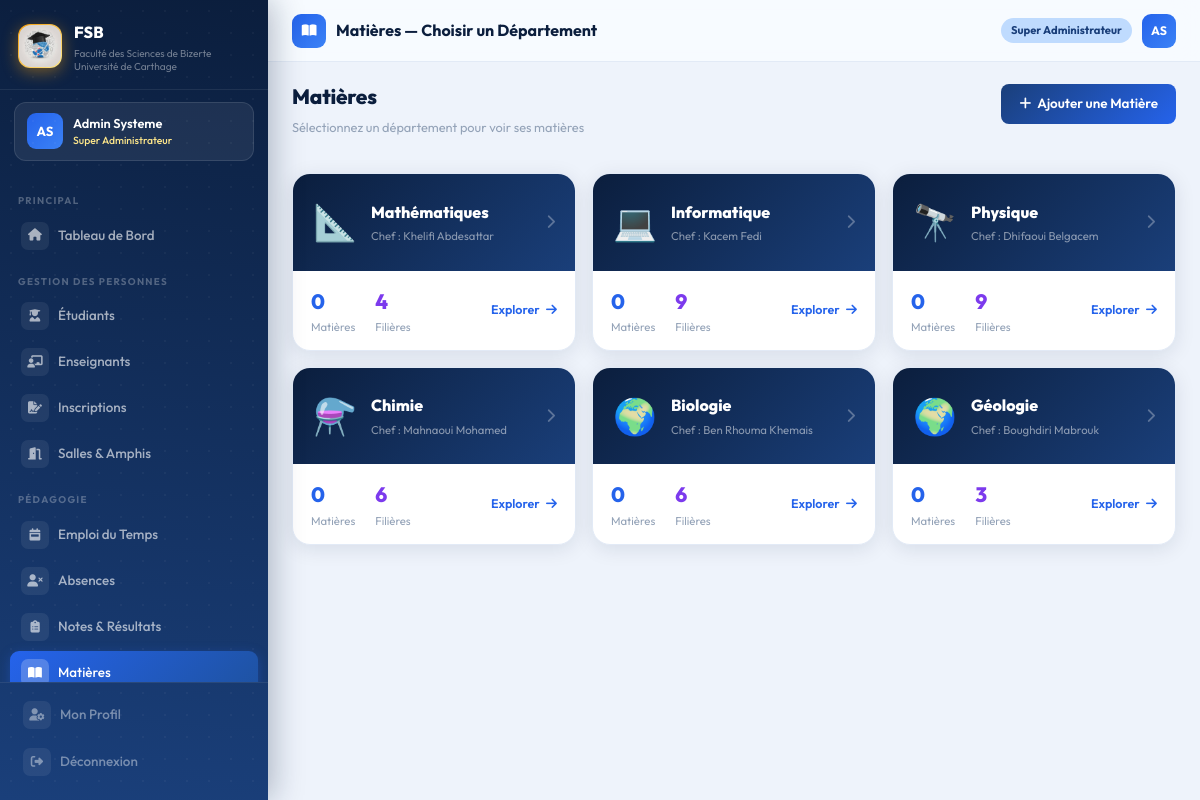
The page /pedagogie/matieres/ (signed in) on the database as committed earlier.
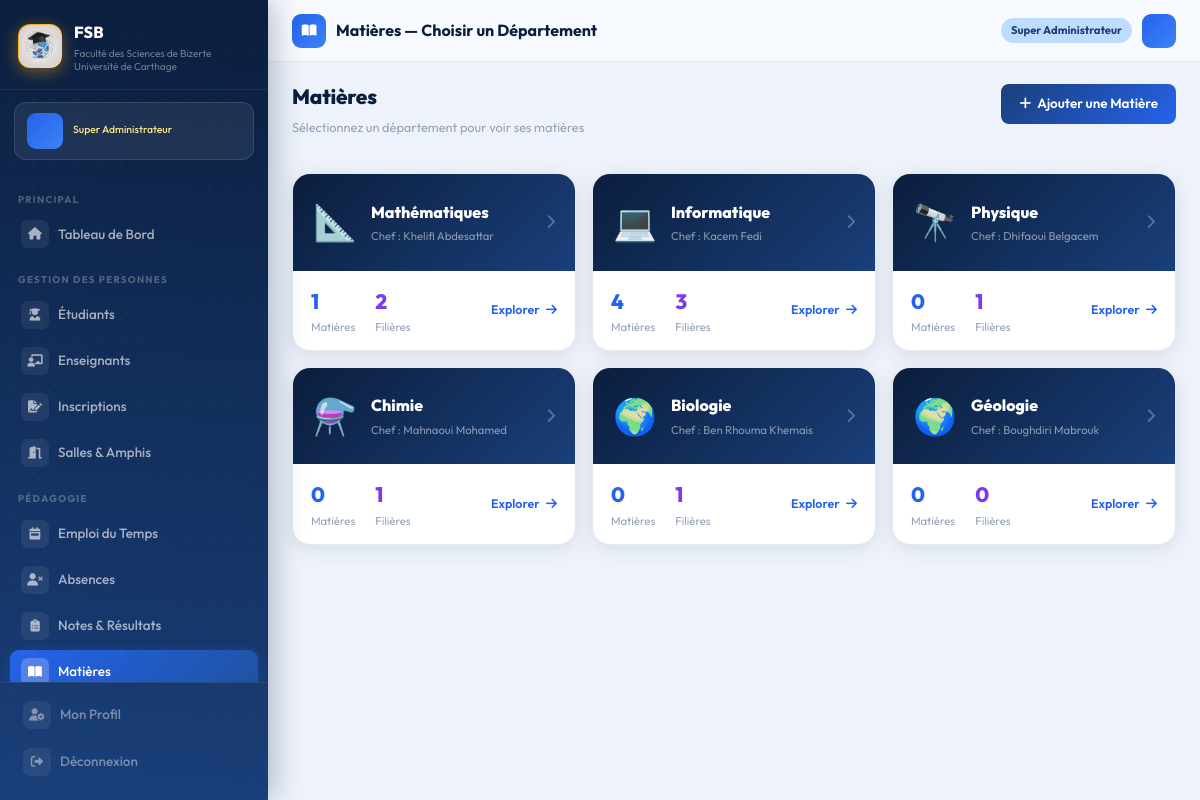
The same page on the database as committed later.
### accounts/models.py (models this page shows, shortened)
class CustomUser(AbstractUser):
    ROLE_CHOICES = [
        ('super_admin',  'Super Administrateur'),
        ('admin',        'Administrateur'),
        ('scolarite',    'Agent Scolarité'),
        ('chef_dept',    'Chef de Département'),
        ('doyen',        'Doyen / Vice-Doyen'),
    ]
    role = models.CharField(
        max_length=20,
        choices=ROLE_CHOICES,
        default='scolarite'
    )
    telephone = models.CharField(max_length=20, blank=True)
    departement = models.CharField(max_length=50, blank=True)

### administration/models.py (models this page shows, shortened)
class Departement(models.Model):
    NOM_CHOICES = [
        ('mathematiques',  'Mathématiques'),
        ('informatique',   'Informatique'),
        ('physique',       'Physique'),
        ('chimie',         'Chimie'),
        ('biologie',   'Biologie'),
        ('geologie', 'Géologie'),
    ]
    nom         = models.CharField(max_length=50, choices=NOM_CHOICES, unique=True)
    chef        = models.CharField(max_length=100, blank=True, null=True, help_text="Nom du chef de département")
    email       = models.EmailField(blank=True)
    telephone   = models.CharField(max_length=20, blank=True)
    description = models.TextField(blank=True)

### pedagogie/views.py (the view)
# urls.py: path('matieres/', views.matieres_departements, name='matieres'),
@login_required
def matieres_departements(request):
    departements = Departement.objects.all()
    dept_data = []
    for dept in departements:
        nb = Matiere.objects.filter(filiere__departement=dept).count()
        dept_data.append({'dept': dept, 'nb_matieres': nb,
                          'nb_filieres': Filiere.objects.filter(departement=dept).count()})
    return render(request, 'pedagogie/matieres/nav_departements.html', {'dept_data': dept_data})

### templates/pedagogie/matieres/nav_departements.html (shortened to what this page needs)
{% extends 'base.html' %}
{% block page_icon %}<i class="fas fa-book-open"></i>{% endblock %}
{% block page_title %}Matières — Choisir un Département{% endblock %}
{% block content %}
<div class="page-header">
  <div>
    <h1>Matières</h1>
    <p class="sub">Sélectionnez un département pour voir ses matières</p>
  </div>
  <a href="{% url 'pedagogie:ajouter_matiere' %}" class="btn-primary-fsb">
    <i class="fas fa-plus"></i> Ajouter une Matière
  </a>
</div>
<div class="row g-3">
  {% for item in dept_data %}
  <div class="col-lg-4 col-md-6 fu fu{{ forloop.counter }}">
    <a href="{% url 'pedagogie:matieres_filieres' item.dept.pk %}"
       style="text-decoration:none;display:block">
      <div class="card-fsb" style="transition:all 0.25s;cursor:pointer"
           onmouseover="this.style.transform='translateY(-4px)';this.style.boxShadow='0 12px 32px rgba(37,99,235,0.15)'"
           onmouseout="this.style.transform='translateY(0)';this.style.boxShadow=''">
        <div style="background:linear-gradient(135deg,#0b1e3d,#1a3f7a);
                    padding:20px;display:flex;align-items:center;gap:14px">
          <div style="font-size:2.2rem;flex-shrink:0">
            {% if item.dept.nom == 'informatique' %}💻
            {% elif item.dept.nom == 'mathematiques' %}📐
            {% elif item.dept.nom == 'physique' %}🔭
            {% elif item.dept.nom == 'chimie' %}⚗️
            {% elif item.dept.nom == 'sciences_vie' %}🔬
            {% else %}🌍{% endif %}
          </div>
          <div style="flex:1">
            <div style="font-size:1rem;font-weight:800;color:white">
              {{ item.dept.get_nom_display }}
            </div>
            {% if item.dept.chef %}
            <div style="font-size:0.71rem;color:rgba(255,255,255,0.5);margin-top:2px">
              Chef : {{ item.dept.chef }}
            </div>
            {% endif %}
          </div>
          <i class="fas fa-chevron-right" style="color:rgba(255,255,255,0.3)"></i>
        </div>
        <div style="padding:14px 18px;display:flex;justify-content:space-between;
                    align-items:center">
          <div style="display:flex;gap:20px">
            <div>
              <div style="font-size:1.3rem;font-weight:800;color:#2563eb">
                {{ item.nb_matieres }}
              </div>
              <div style="font-size:0.71rem;color:#94a3b8">Matières</div>
            </div>
            <div>
              <div style="font-size:1.3rem;font-weight:800;color:#7c3aed">
                {{ item.nb_filieres }}
              </div>
              <div style="font-size:0.71rem;color:#94a3b8">Filières</div>
            </div>
          </div>
          <div style="font-size:0.78rem;color:#2563eb;font-weight:600">
            Explorer <i class="fas fa-arrow-right ms-1"></i>
          </div>
        </div>
      </div>
    </a>
  </div>
  {% endfor %}
</div>
{% endblock %}

### templates/base.html (shortened to what the changed rows need)
<!DOCTYPE html>
<html lang="fr">
<head>
    <link href="https://cdn.jsdelivr.net/npm/bootstrap@5.3.2/dist/css/bootstrap.min.css" rel="stylesheet">
    <link href="https://cdnjs.cloudflare.com/ajax/libs/font-awesome/6.5.0/css/all.min.css" rel="stylesheet">
    {% load static %}
    <link rel="stylesheet" href="{% static 'css/fsb.css' %}">
</head>
<body>
    {% if user.is_authenticated %}
    <aside class="sidebar" id="sidebar">
        <div class="sidebar-brand">
            <div class="brand-logo">
                <img src="{% static 'images/logo-fsb.jpg' %}" alt="Logo FSB" width="42" height="42"
                    style="border-radius: 12px; object-fit: cover;">
            </div>
            <div>
                <div class="brand-name">FSB</div>
                <div class="brand-desc">Faculté des Sciences de Bizerte<br>Université de Carthage</div>
            </div>
        </div>
        <div class="sidebar-user">
            <div class="user-avatar">{{ user.first_name|first|upper }}{{ user.last_name|first|upper }}</div>
            <div>
                <div class="user-fullname">{{ user.get_full_name|truncatechars:22 }}</div>
                <div class="user-role-badge">{{ user.get_role_display }}</div>
            </div>
        </div>
        <nav class="sidebar-nav">
            <span class="nav-section">Principal</span>
            <a href="{% url 'administration:dashboard' %}"
                class="sidebar-link {% if request.resolver_match.url_name == 'dashboard' %}active{% endif %}">
                <span class="s-icon"><i class="fas fa-home"></i></span>Tableau de Bord
            </a>
            <span class="nav-section">Gestion des Personnes</span>
            <a href="{% url 'administration:liste_etudiants' %}"
                class="sidebar-link {% if 'etudiants' in request.path %}active{% endif %}">
                <span class="s-icon"><i class="fas fa-user-graduate"></i></span>Étudiants
            </a>
            <a href="{% url 'administration:liste_enseignants' %}"
                class="sidebar-link {% if 'enseignants' in request.path %}active{% endif %}">
                <span class="s-icon"><i class="fas fa-chalkboard-teacher"></i></span>Enseignants
            </a>
            <a href="{% url 'administration:inscriptions' %}"
                class="sidebar-link {% if 'inscriptions' in request.path %}active{% endif %}">
                <span class="s-icon"><i class="fas fa-file-signature"></i></span>Inscriptions
            </a>
            <a href="{% url 'administration:salles' %}"
                class="sidebar-link {% if 'salles' in request.path %}active{% endif %}">
                <span class="s-icon"><i class="fas fa-door-open"></i></span>Salles & Amphis
            </a>
            <span class="nav-section">Pédagogie</span>
            <a href="{% url 'pedagogie:emploi_du_temps' %}"
                class="sidebar-link {% if 'emploi' in request.path %}active{% endif %}">
                <span class="s-icon"><i class="fas fa-calendar-week"></i></span>Emploi du Temps
            </a>
            <a href="{% url 'pedagogie:absences' %}"
                class="sidebar-link {% if 'absences' in request.path %}active{% endif %}">
                <span class="s-icon"><i class="fas fa-user-times"></i></span>Absences
            </a>
            <a href="{% url 'pedagogie:notes' %}"
                class="sidebar-link {% if 'notes' in request.path %}active{% endif %}">
                <span class="s-icon"><i class="fas fa-clipboard-list"></i></span>Notes & Résultats
            </a>
            <a href="{% url 'pedagogie:matieres' %}"
                class="sidebar-link {% if 'matieres' in request.path %}active{% endif %}">
                <span class="s-icon"><i class="fas fa-book-open"></i></span>Matières
            </a>
        </nav>
        <div class="sidebar-footer">
            <a href="{% url 'accounts:profile' %}" class="sidebar-link" style="margin-bottom:3px">
                <span class="s-icon"><i class="fas fa-user-cog"></i></span>Mon Profil
            </a>
            <a href="{% url 'accounts:logout' %}" class="sidebar-link danger">
                <span class="s-icon"><i class="fas fa-sign-out-alt"></i></span>Déconnexion
            </a>
        </div>
    </aside>
    <div class="main-wrapper">
        <header class="topbar">
            <div class="topbar-left">
                <div class="topbar-icon">{% block page_icon %}<i class="fas fa-th"></i>{% endblock %}</div>
                <span class="topbar-title">{% block page_title %}Tableau de Bord{% endblock %}</span>
            </div>
            <div class="topbar-right">
                <span class="role-chip">{{ user.get_role_display }}</span>
                <a class="user-avatar"
                    style="width:34px;height:34px;font-size:0.77rem;border-radius:9px;cursor:pointer;display:inline-flex;align-items:center;justify-content:center;text-decoration:none"
                    href="{% url 'accounts:profile' %}">
                    {{ user.first_name|first|upper }}{{ user.last_name|first|upper }}
                </a>
            </div>
        </header>
        <div class="content-area">
            {% block content %}{% endblock %}
        </div>
    </div>
    {% else %}
    {% block full_content %}{% endblock %}
    {% endif %}
    {% load static %}
</body>
</html>

Rows that differ between the two databases and show on the page:
changed CustomUser "Super Administrateur": first_name|first "A" → (not shown); last_name|first "S" → (not shown); get_full_name "Admin Systeme" → (not shown)
changed Departement "Mathématiques": nb_matieres "0" → "1"; nb_filieres "4" → "2"
changed Departement "Informatique": nb_matieres "0" → "4"; nb_filieres "9" → "3"
changed Departement "Physique": nb_filieres "9" → "1"
changed Departement "Chimie": nb_filieres "6" → "1"
changed Departement "Biologie": nb_filieres "6" → "1"
changed Departement "Géologie": nb_filieres "3" → "0"
